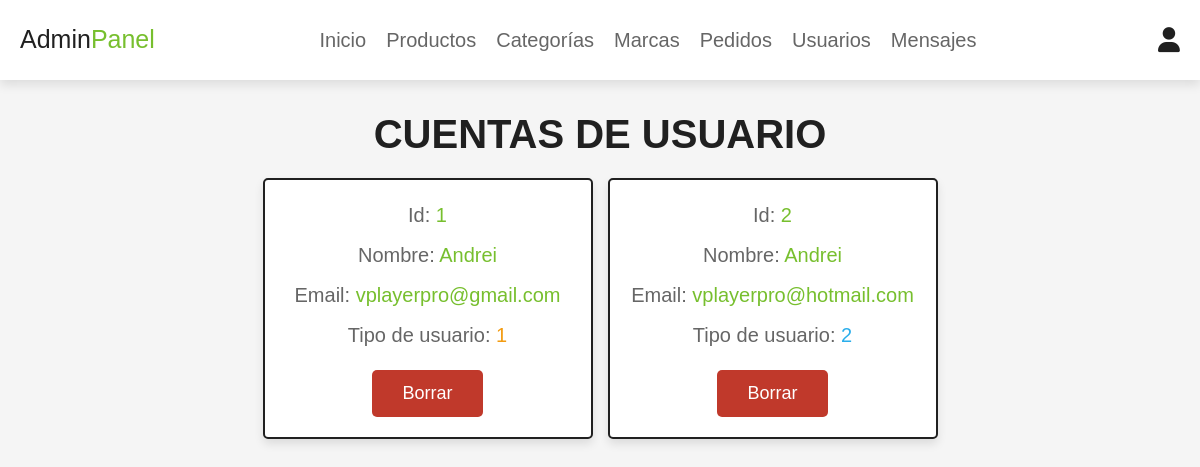
Screenshot of /admin/admin_users.php (signed in) with the database file from the repository.
### tables this page shows
CREATE TABLE `users` (
  `id` int(11) NOT NULL,
  `name` varchar(256) NOT NULL,
  `email` varchar(256) NOT NULL,
  `password` varchar(256) NOT NULL,
  `token` varchar(256) NOT NULL,
  `status` int(1) NOT NULL,
  `user_type` int(11) NOT NULL,
  `date_add` datetime NOT NULL
);

### admin/admin_users.php (the view, shortened to what this page needs)
<?php
@include '../config.php';
?>
<!DOCTYPE html>
<html lang="es">
<head>
   <link rel="stylesheet" href="https://cdn.jsdelivr.net/npm/bootstrap@4.3.1/dist/css/bootstrap.min.css">
   <link rel="stylesheet" href="https://cdnjs.cloudflare.com/ajax/libs/font-awesome/6.0.0/css/all.min.css">
   <link rel="stylesheet" href="../css/admin_style.css">
</head>
<body>
   <?php @include 'admin_header.php'; ?>
   <section class="users">
      <h1 class="title">Cuentas de Usuario</h1>
      <div class="box-container">
         <?php
         $select_users = mysqli_query($conn, "SELECT * FROM `users`") or die('query failed');
         if (mysqli_num_rows($select_users) > 0) {
            while ($fetch_users = mysqli_fetch_assoc($select_users)) {
         ?>
               <div class="box">
                  <p>Id: <span><?php echo $fetch_users['id']; ?></span></p>
                  <p>Nombre: <span><?php echo $fetch_users['name']; ?></span></p>
                  <p>Email: <span><?php echo $fetch_users['email']; ?></span></p>
                  <p>Tipo de usuario: <span style="color:<?php if ($fetch_users['user_type'] == '1') {
                                                            echo 'var(--orange)';
                                                         };
                                                         if ($fetch_users['user_type'] == '2') {
                                                            echo 'var(--blue)';
                                                         }; ?>"><?php echo $fetch_users['user_type']; ?></span></p>
                  <a href="admin_users?delete=<?php echo $fetch_users['id']; ?>" onclick="return confirm('¿Borrar este usuario?');" class="delete-btn">Borrar</a>
               </div>
         <?php
            }
         }
         ?>
      </div>
   </section>
</body>
</html>

### css/admin_style.css (style rules this page uses)
:root { --red: #c0392b; --orange: #f39c12; --blue: #2baeeb; --green: #77bf2e; --dark-green: #53a501; --black: #202020; --light-black: #404040; --white: #fff; --light-color: #666; --light-white: #ccc; --light-bg: #f5f5f5; --dark-blue: #040720; --border: .2rem solid var(--black); --border-blue: .2rem solid var(--dark-blue); --border-white: .2rem solid var(--white); --border-light-white: .2rem solid var(--light-white); --box-shadow: 0 .5rem 1rem rgba(0, 0, 0, .1); }
* { font-family: 'Rubik', sans-serif; margin:0; padding:0; box-sizing: border-box; outline: none; border:none; text-decoration: none; transition:all .2s linear; }
html { font-size: 62.5%; overflow-x: hidden; scroll-behavior: smooth; scroll-padding-top: 6.5rem; }
body { background: var(--light-bg); }
section { padding:3rem 2rem; }
.title { text-align: center; margin-bottom: 2rem; color:var(--black); text-transform: uppercase; font-size: 4rem; font-weight: 600; }
.btn, .delete-btn, .option-btn { display: inline-block; border-radius: .5rem; margin-top: 1rem; font-size: 1.8rem; color:var(--white); cursor: pointer; padding:1rem 3rem; text-transform: capitalize; }
.delete-btn { background-color: var(--red); }
.users .box-container { display: grid; grid-template-columns: repeat(auto-fit, 33rem); gap:1.5rem; align-items: flex-start; max-width: 1200px; margin: 0 auto; justify-content: center; }
.users .box-container .box { padding:2rem; border:var(--border); background-color: var(--white); box-shadow: var(--box-shadow); border-radius: .5rem; text-align: center; }
.users .box-container .box p { font-size: 2rem; color:var(--light-color); margin-bottom: 1rem; line-height: 1.5; }
.users .box-container .box p span { color:var(--green); }
.users .box-container .box .delete-btn { margin-top: .5; }

### rows the page displays
users: id "1", name "Andrei", email "vplayerpro@gmail.com", user_type "1"
users: id "2", name "Andrei", email "vplayerpro@hotmail.com", user_type "2"
